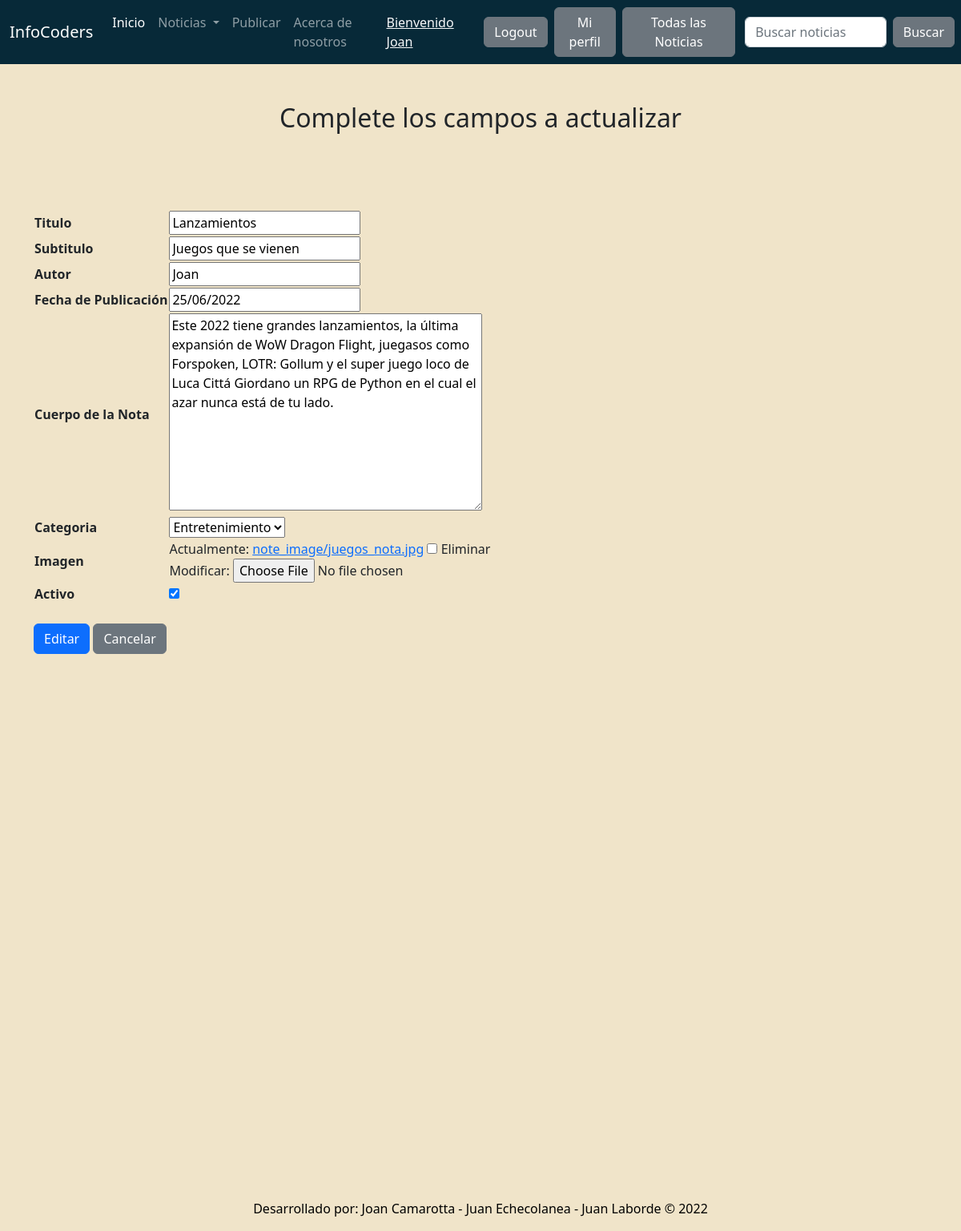
The page /noticias/editar-noticia/17/ (signed in) on the database as committed earlier.
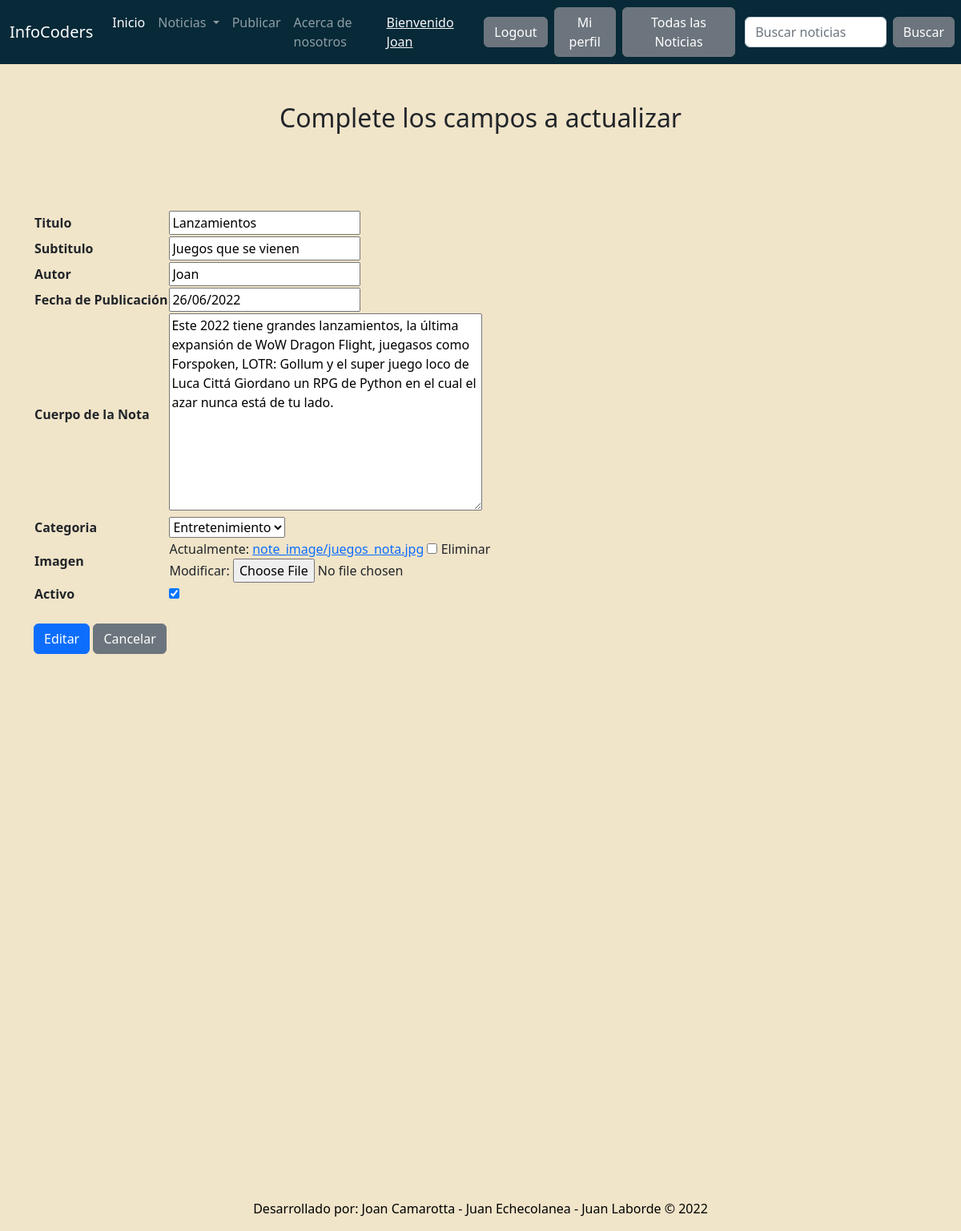
The same page on the database as committed later.
### blog/models.py (models this page shows, shortened)
class Note(models.Model):
    title = models.CharField(max_length=100, blank=True, null=True)
    subtitle = models.CharField(max_length=100)
    author = models.CharField(max_length=50)
    publish_date = models.DateField(default=now)
    text = models.TextField(blank=True)
    category = models.ForeignKey('Categoria', on_delete=models.CASCADE, related_name='blog')
    image = models.ImageField(upload_to='note_image', blank = True, null = True)
    is_active = models.BooleanField(default=True, blank = True)
    class Meta:
        verbose_name = 'Nota'
        verbose_name_plural = 'Notas'

### blog/views.py (the view, shortened to what this page needs)
# urls.py: path('editar-noticia/<int:pk>/', Update_post.as_view(), name = 'update_post'),
class Update_post(LoginRequiredMixin, UpdateView):
    model = Note
    template_name = 'update_post.html'
    fields = '__all__'

### blog/models.py (called while the page is built)
    def __str__(self):
        return self.name

### templates/update_post.html (shortened to what this page needs)
{% extends 'base.html' %}
{% block content %}
{% if form %}
<h2 class="fw-bopld text-center py-5">Complete los campos a actualizar</h2>
<div class="container px-8 px-lg-7 mt-5">
    <form action="" method="POST" enctype="multipart/form-data">
    <table>
        {{form.as_table}}
        </table>
        <br>
        <input class="btn btn-primary" type="submit" , value="Editar">
        <a class="btn btn-secondary" href = "/noticias/todas-las-noticias/">Cancelar</a>
    </form>
</div>
    {% endif %}
{% endblock %}

Rows that differ between the two databases and show on the page:
changed Note "Lanzamientos": publish_date "25/06/2022" → "26/06/2022"
